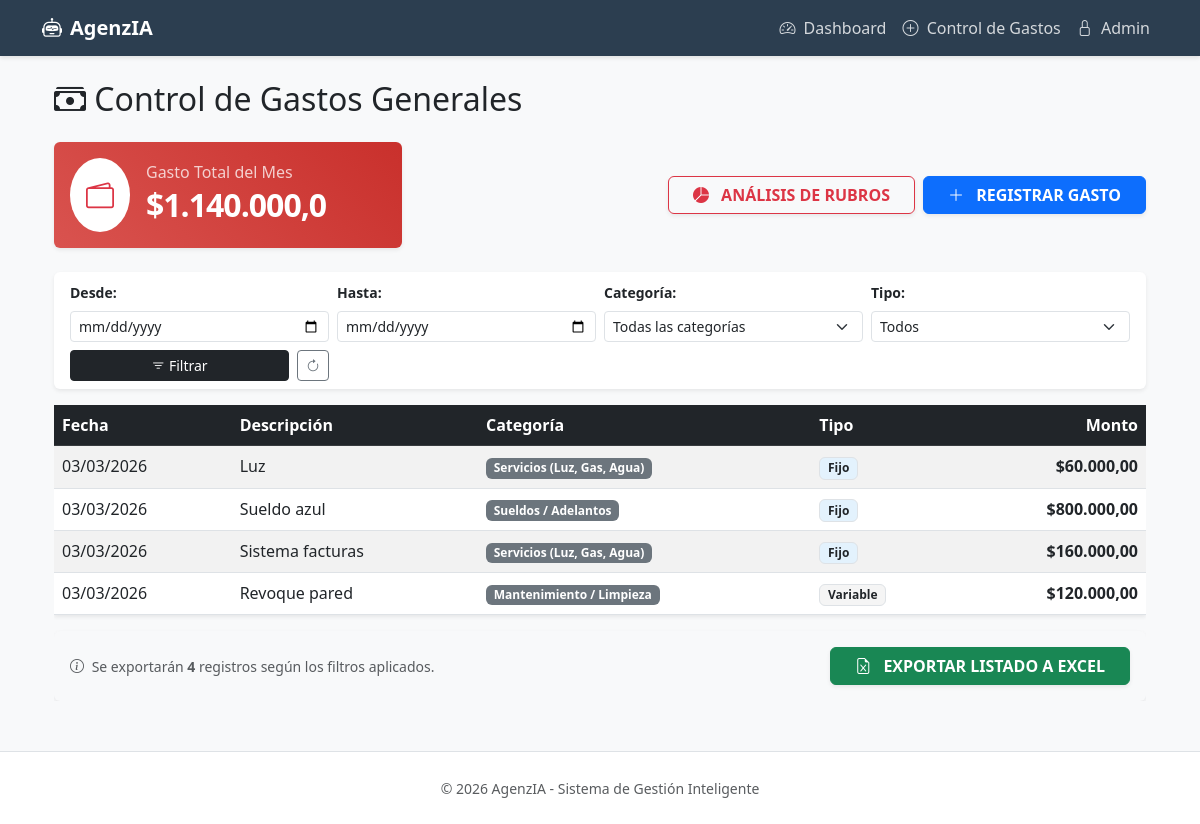
/gastos/, run on the app's committed database.
### gestion/models.py (models this page shows, shortened)
class GastoGeneral(models.Model):
    CATEGORIAS = [
        ('SERVICIOS', 'Servicios (Luz, Gas, Agua)'),
        ('MANTENIMIENTO', 'Mantenimiento / Limpieza'),
        ('SUELDOS', 'Sueldos / Adelantos'),
        ('MERCADERIA', 'Compra Mercadería'),
        ('VARIOS', 'Gastos Varios'),
    ]
    TIPOS = [
            ('FIJO', 'Gasto Fijo'),
            ('VARIABLE', 'Gasto Variable'),
    ]
    fecha = models.DateField(default=timezone.now)
    descripcion = models.CharField(max_length=200)
    categoria = models.CharField(max_length=20, choices=CATEGORIAS)
    tipo = models.CharField(max_length=10, choices=TIPOS, default='VARIABLE')
    monto = models.DecimalField(max_digits=12, decimal_places=2)

### gestion/views.py (the view, shortened to what this page needs)
# urls.py: path('gastos/', gestion_gastos_generales, name='gastos_generales'),
def gestion_gastos_generales(request):
    gastos = GastoGeneral.objects.all().order_by('-fecha')
    f_desde = request.GET.get('fecha_desde')
    f_hasta = request.GET.get('fecha_hasta')
    c_filtro = request.GET.get('categoria_filtro')
    t_filtro = request.GET.get('tipo_filtro')
    if f_desde:
        gastos = gastos.filter(fecha__gte=f_desde)
    if f_hasta:
        gastos = gastos.filter(fecha__lte=f_hasta)
    if c_filtro:
        gastos = gastos.filter(categoria=c_filtro)
    if t_filtro:
        gastos = gastos.filter(tipo=t_filtro)
    resumen_query = gastos.values('categoria').annotate(total=Sum('monto'))
    nombres_categorias = dict(GastoGeneral.CATEGORIAS)
    labels = [nombres_categorias.get(item['categoria']) for item in resumen_query]
    valores = [float(item['total']) for item in resumen_query]
    total_filtrado = sum(valores)
    return render(request, 'gestion/gastos_generales.html', {
        'gastos': gastos,
        'total': total_filtrado,
        'categorias': GastoGeneral.CATEGORIAS,
        'tipos': [('FIJO', 'Gasto Fijo'), ('VARIABLE', 'Gasto Variable')],
        'labels_js': json.dumps(labels),
        'valores_js': json.dumps(valores),
        'f_desde': f_desde,
        'f_hasta': f_hasta,
        'c_filtro': c_filtro,
        't_filtro': t_filtro,
    })

### gestion/templates/gestion/gastos_generales.html (shortened to what this page needs)
{% extends 'gestion/base.html' %}
{% load humanize %} {% block content %}
<div class="container mt-4">
    <h2 class="mb-4"><i class="bi bi-cash-stack"></i> Control de Gastos Generales</h2>
    <div class="row mb-4 align-items-center">
        <div class="col-md-4">
            <div class="card border-0 shadow-sm bg-danger text-white">
                <div class="card-body d-flex align-items-center">
                    <div class="flex-shrink-0 bg-white rounded-circle p-3 text-danger me-3">
                        <i class="bi bi-wallet2 fs-3"></i>
                    </div>
                    <div>
                        <h6 class="card-subtitle mb-1 opacity-75">Gasto Total del Mes</h6>
                        <h2 class="card-title mb-0 fw-bold">${{ total|intcomma }}</h2>
                    </div>
                </div>
            </div>
        </div>
        <div class="col-md-8 d-flex justify-content-end gap-2">
            <button type="button" class="btn btn-outline-danger shadow-sm fw-bold px-4" data-bs-toggle="modal" data-bs-target="#modalGrafico">
                <i class="bi bi-pie-chart-fill me-2"></i> ANÁLISIS DE RUBROS
            </button>
            <button type="button" class="btn btn-primary shadow-sm fw-bold px-4" data-bs-toggle="modal" data-bs-target="#modalNuevoGasto">
                <i class="bi bi-plus-lg me-2"></i> REGISTRAR GASTO
            </button>
        </div>
    </div>
    <div class="card shadow-sm border-0 mb-3 bg-white">
        <div class="card-body py-2">
            <form method="get" class="row g-2 align-items-end">
                <div class="col-md-3">
                    <label class="form-label small fw-bold">Desde:</label>
                    <input type="date" name="fecha_desde" value="{{ f_desde }}" class="form-control form-control-sm">
                </div>
                <div class="col-md-3">
                    <label class="form-label small fw-bold">Hasta:</label>
                    <input type="date" name="fecha_hasta" value="{{ f_hasta }}" class="form-control form-control-sm">
                </div>
                <div class="col-md-3">
                    <label class="form-label small fw-bold">Categoría:</label>
                    <select name="categoria_filtro" class="form-select form-select-sm">
                        <option value="">Todas las categorías</option>
                    </select>
                </div>
                <div class="col-md-3">
                    <label class="form-label small fw-bold">Tipo:</label>
                    <select name="tipo_filtro" class="form-select form-select-sm">
                        <option value="">Todos</option>
                    </select>
                </div>
                <div class="col-md-3 d-flex gap-2">
                    <button type="submit" class="btn btn-dark btn-sm flex-grow-1">
                        <i class="bi bi-filter"></i> Filtrar
                    </button>
                    <a href="{% url 'gastos_generales' %}" class="btn btn-outline-secondary btn-sm">
                        <i class="bi bi-arrow-clockwise"></i>
                    </a>
                </div>
            </form>
        </div>
    </div>
    <div class="table-responsive">
        <table class="table table-striped table-hover shadow-sm">
            <thead class="table-dark">
                <tr>
                    <th>Fecha</th>
                    <th>Descripción</th>
                    <th>Categoría</th>
                    <th>Tipo</th>
                    <th class="text-end">Monto</th>
                </tr>
            </thead>
            <tbody>
                {% for g in gastos %}
                <tr>
                    <td>{{ g.fecha|date:"d/m/Y" }}</td>
                    <td>{{ g.descripcion }}</td>
                    <td><span class="badge bg-secondary">{{ g.get_categoria_display }}</span></td>
                    <td>
                        {% if g.tipo == 'FIJO' %}
                            <span class="badge border text-dark" style="background-color: #e3f2fd;">Fijo</span>
                        {% else %}
                            <span class="badge border text-dark" style="background-color: #f5f5f5;">Variable</span>
                        {% endif %}
                    </td>
                    <td class="text-end fw-bold">${{ g.monto|intcomma }}</td>
                </tr>
                {% empty %}
                <tr>
                    <td colspan="4" class="text-center text-muted py-4">No hay gastos registrados.</td>
                </tr>
                {% endfor %}
            </tbody>
        </table>
        <div class="card border-0 shadow-sm mt-3 bg-light">
            <div class="card-body d-flex justify-content-between align-items-center">
                <span class="text-muted small">
                    <i class="bi bi-info-circle me-1"></i>
                    Se exportarán <strong>{{ gastos.count }}</strong> registros según los filtros aplicados.
                </span>
                <a href="{% url 'exportar_gastos_excel' %}?fecha_desde={{ f_desde|default_if_none:'' }}&fecha_hasta={{ f_hasta|default_if_none:'' }}&categoria_filtro={{ c_filtro|default_if_none:'' }}&tipo_filtro={{ t_filtro|default_if_none:'' }}"
                class="btn btn-success fw-bold px-4 shadow-sm">
                    <i class="bi bi-file-earmark-excel me-2"></i> EXPORTAR LISTADO A EXCEL
                </a>
            </div>
        </div>
    </div>
</div>
{% endblock %}

### gestion/templates/gestion/base.html (shortened to what this page needs)
<!DOCTYPE html>
<html lang="es">
<head>
    <link href="https://cdn.jsdelivr.net/npm/bootstrap@5.3.0/dist/css/bootstrap.min.css" rel="stylesheet">
    <link rel="stylesheet" href="https://cdn.jsdelivr.net/npm/bootstrap-icons@1.11.0/font/bootstrap-icons.css">
</head>
<body>
    <nav class="navbar navbar-expand-lg navbar-dark mb-4">
        <div class="container">
            <a class="navbar-brand fw-bold" href="{% url 'dashboard' %}">
                <i class="bi bi-robot me-2"></i>AgenzIA
            </a>
            <div class="collapse navbar-collapse" id="navbarNav">
                <ul class="navbar-nav ms-auto">
                    <li class="nav-item">
                        <a class="nav-link" href="{% url 'dashboard' %}">
                            <i class="bi bi-speedometer2 me-1"></i> Dashboard
                        </a>
                    </li>
                    <li class="nav-item">
                        <a class="nav-link" href="{% url 'gastos_generales' %}">
                            <i class="bi bi-plus-circle me-1"></i> Control de Gastos
                        </a>
                    </li>
                    <li class="nav-item">
                        <a class="nav-link text-danger" href="/admin/">
                            <i class="bi bi-lock me-1"></i> Admin
                        </a>
                    </li>
                </ul>
            </div>
        </div>
    </nav>
    <main class="container main-content">
        {% block content %}
        {% endblock %}
    </main>
    <footer class="text-center py-4 text-muted border-top bg-white mt-auto">
        <small>&copy; 2026 AgenzIA - Sistema de Gestión Inteligente</small>
    </footer>
</body>
</html>

### gestion/templates/gestion/base.html (style rules this page uses)
:root { --primary-color: #2c3e50; --accent-color: #3498db; }
body { background-color: #f8f9fa; font-family: 'Segoe UI', Tahoma, Geneva, Verdana, sans-serif; }
.navbar { background-color: var(--primary-color) !important; box-shadow: 0 2px 4px rgba(0,0,0,0.1); }
.nav-link { color: rgba(255,255,255,0.8) !important; transition: 0.3s; }
.main-content { min-height: 80vh; padding-bottom: 50px; }

### gestion/templates/gestion/gastos_generales.html (style rules this page uses)
.bg-danger { background: linear-gradient(45deg, #d9534f, #c9302c) !important; }
.card-title { letter-spacing: -1px; }

### data on the page
GastoGeneral: fecha "03/03/2026", descripcion "Luz", categoria "Servicios (Luz, Gas, Agua)", tipo "Fijo", monto "60.000,00"
GastoGeneral: fecha "03/03/2026", descripcion "Sueldo azul", categoria "Sueldos / Adelantos", tipo "Fijo", monto "800.000,00"
GastoGeneral: fecha "03/03/2026", descripcion "Sistema facturas", categoria "Servicios (Luz, Gas, Agua)", tipo "Fijo", monto "160.000,00"
GastoGeneral: fecha "03/03/2026", descripcion "Revoque pared", categoria "Mantenimiento / Limpieza", tipo "Variable", monto "120.000,00"

### other printed values
{{ total|intcomma }} "1.140.000,0"
{{ gastos.count }} "4"
